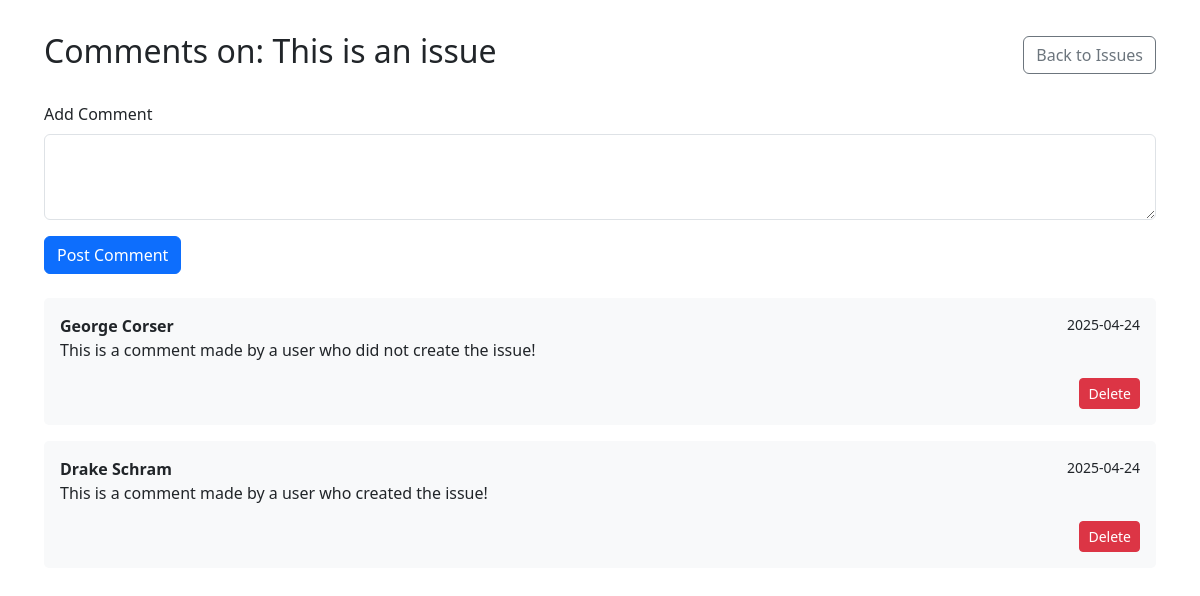
/comments.php?issue_id=2 (signed in), run on the app's committed database.
### tables this page shows
CREATE TABLE `iss_issues` (
  `id` int(11) NOT NULL,
  `short_description` varchar(255) NOT NULL,
  `lead_person` int(11) NOT NULL,
  `open_date` date NOT NULL,
  `close_date` date NOT NULL,
  `priority` varchar(255) NOT NULL,
  `org` varchar(255) NOT NULL,
  `project` varchar(255) NOT NULL,
  `per_id` int(11) NOT NULL
);

CREATE TABLE `iss_comments` (
  `id` int(11) NOT NULL,
  `per_id` int(11) NOT NULL,
  `iss_id` int(11) NOT NULL,
  `short_comment` varchar(255) NOT NULL,
  `long_comment` text NOT NULL,
  `posted_date` date NOT NULL
);

CREATE TABLE `iss_persons` (
  `id` int(11) NOT NULL,
  `fname` varchar(255) NOT NULL,
  `lname` varchar(255) NOT NULL,
  `email` varchar(255) NOT NULL,
  `pwd_hash` varchar(255) NOT NULL,
  `pwd_salt` varchar(255) NOT NULL,
  `admin` tinyint(1) NOT NULL
);

### comments.php (the view, shortened to what this page needs)
<!DOCTYPE html>
<html lang="en">
<?php
$pdo = DB::connect();
$issueId = $_GET['issue_id'] ?? null;
$stmt = $pdo->prepare("SELECT * FROM iss_issues WHERE id = ?");
$stmt->execute([$issueId]);
$issue = $stmt->fetch(PDO::FETCH_ASSOC);
  ?>
  <?php
$stmt = $pdo->prepare("
  SELECT c.*, p.fname, p.lname
  FROM iss_comments c
  JOIN iss_persons p ON c.per_id = p.id
  WHERE c.iss_id = ?
  ORDER BY c.posted_date DESC
");
$stmt->execute([$issueId]);
$comments = $stmt->fetchAll(PDO::FETCH_ASSOC);
?>
<head>
  <link href="https://cdn.jsdelivr.net/npm/bootstrap@5.3.2/dist/css/bootstrap.min.css" rel="stylesheet">
</head>
<body>
<div class="container">
  <div class="d-flex justify-content-between align-items-center mb-4">
    <h2>Comments on: <?= htmlspecialchars($issue['short_description']) ?></h2>
    <a href="index.php" class="btn btn-outline-secondary">Back to Issues</a>
  </div>
  <form method="POST" class="mb-4">
    <div class="mb-3">
      <label for="comment" class="form-label">Add Comment</label>
      <textarea name="comment" class="form-control" rows="3" required></textarea>
    </div>
    <button type="submit" class="btn btn-primary">Post Comment</button>
  </form>
  <?php foreach ($comments as $comment): ?>
    <?php
      $canDelete = $_SESSION['is_admin'] || $comment['per_id'] == $_SESSION['user_id'];
    ?>
    <div class="comment-box">
      <div class="d-flex justify-content-between">
        <strong><?= htmlspecialchars($comment['fname'] . ' ' . $comment['lname']) ?></strong>
        <small><?= htmlspecialchars($comment['posted_date']) ?></small>
      </div>
      <p><?= nl2br(htmlspecialchars($comment['long_comment'])) ?></p>
      <div class="text-end">
        <a href="<?= $canDelete ? "comments.php?issue_id=$issueId&delete={$comment['id']}" : "#" ?>"
           class="btn btn-sm <?= $canDelete ? 'btn-danger' : 'btn-secondary disabled-link' ?>"
           onclick="<?= $canDelete ? "return confirm('Delete this comment?')" : "return false" ?>">Delete</a>
      </div>
    </div>
  <?php endforeach; ?>
</div>
</body>
</html>

### comments.php (style rules this page uses)
body { padding: 2rem; }
.comment-box { background: #f8f9fa; padding: 1rem; border-radius: 5px; margin-bottom: 1rem; }

### data on the page
iss_issues: short_description "This is an issue"
iss_comments: iss_persons.fname+lname "George Corser", posted_date "2025-04-24", long_comment "This is a comment made by a user who did not create the issue!"
iss_comments: iss_persons.fname+lname "Drake Schram", posted_date "2025-04-24", long_comment "This is a comment made by a user who created the issue!"
